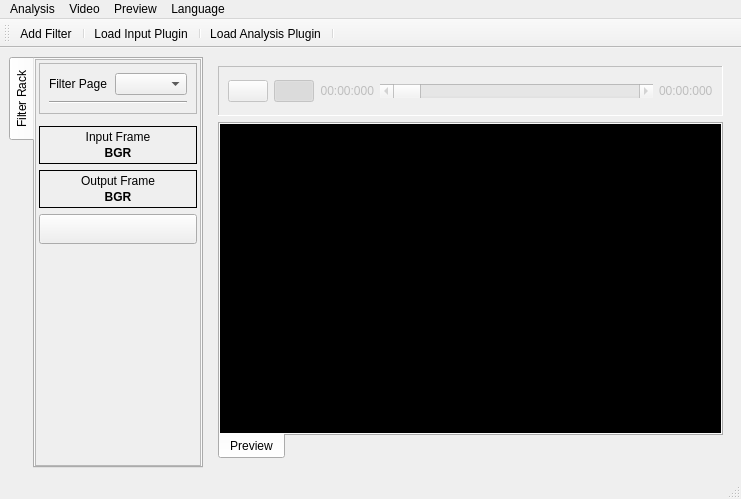
<?xml version="1.0" encoding="UTF-8"?>
<ui version="4.0">
 <class>MainWindow</class>
 <widget class="QMainWindow" name="MainWindow">
  <property name="geometry">
   <rect>
    <x>0</x>
    <y>0</y>
    <width>741</width>
    <height>499</height>
   </rect>
  </property>
  <property name="windowTitle">
   <string>Imagem Cinemática</string>
  </property>
  <property name="styleSheet">
   <string notr="true"/>
  </property>
  <property name="locale">
   <locale language="English" country="UnitedStates"/>
  </property>
  <property name="toolButtonStyle">
   <enum>Qt::ToolButtonTextUnderIcon</enum>
  </property>
  <property name="animated">
   <bool>true</bool>
  </property>
  <property name="documentMode">
   <bool>false</bool>
  </property>
  <property name="tabShape">
   <enum>QTabWidget::Rounded</enum>
  </property>
  <property name="dockNestingEnabled">
   <bool>false</bool>
  </property>
  <widget class="QWidget" name="centralwidget">
   <layout class="QGridLayout" name="gridLayout">
    <item row="0" column="2" rowspan="2">
     <widget class="QWidget" name="widget" native="true">
      <property name="sizePolicy">
       <sizepolicy hsizetype="Expanding" vsizetype="Preferred">
        <horstretch>0</horstretch>
        <verstretch>0</verstretch>
       </sizepolicy>
      </property>
      <layout class="QGridLayout" name="gridLayout_5">
       <item row="1" column="0">
        <widget class="QTabWidget" name="maintab">
         <property name="enabled">
          <bool>true</bool>
         </property>
         <property name="sizePolicy">
          <sizepolicy hsizetype="Preferred" vsizetype="Expanding">
           <horstretch>0</horstretch>
           <verstretch>0</verstretch>
          </sizepolicy>
         </property>
         <property name="tabPosition">
          <enum>QTabWidget::South</enum>
         </property>
         <property name="currentIndex">
          <number>0</number>
         </property>
         <property name="movable">
          <bool>true</bool>
         </property>
         <widget class="QWidget" name="tab_preview">
          <property name="sizePolicy">
           <sizepolicy hsizetype="Preferred" vsizetype="Expanding">
            <horstretch>0</horstretch>
            <verstretch>0</verstretch>
           </sizepolicy>
          </property>
          <attribute name="title">
           <string>Preview</string>
          </attribute>
          <layout class="QGridLayout" name="gridLayout_6">
           <property name="margin">
            <number>0</number>
           </property>
           <property name="spacing">
            <number>0</number>
           </property>
           <item row="1" column="0">
            <widget class="ResizablePixmapLabel" name="lbl_preview">
             <property name="autoFillBackground">
              <bool>false</bool>
             </property>
             <property name="styleSheet">
              <string notr="true">background-color: rgb(0, 0, 0);</string>
             </property>
             <property name="text">
              <string/>
             </property>
             <property name="alignment">
              <set>Qt::AlignCenter</set>
             </property>
            </widget>
           </item>
          </layout>
         </widget>
        </widget>
       </item>
       <item row="0" column="0">
        <widget class="QFrame" name="frm_playback">
         <property name="enabled">
          <bool>false</bool>
         </property>
         <property name="sizePolicy">
          <sizepolicy hsizetype="Preferred" vsizetype="Preferred">
           <horstretch>0</horstretch>
           <verstretch>0</verstretch>
          </sizepolicy>
         </property>
         <property name="minimumSize">
          <size>
           <width>0</width>
           <height>50</height>
          </size>
         </property>
         <property name="frameShape">
          <enum>QFrame::Panel</enum>
         </property>
         <property name="frameShadow">
          <enum>QFrame::Sunken</enum>
         </property>
         <layout class="QGridLayout" name="gridLayout_3">
          <item row="0" column="0">
           <widget class="QPushButton" name="pb_play">
            <property name="styleSheet">
             <string notr="true"/>
            </property>
            <property name="text">
             <string/>
            </property>
            <property name="icon">
             <iconset resource="../res/ic_resources.qrc">
              <normaloff>:/icon/play</normaloff>:/icon/play</iconset>
            </property>
            <property name="iconSize">
             <size>
              <width>16</width>
              <height>16</height>
             </size>
            </property>
            <property name="checkable">
             <bool>true</bool>
            </property>
           </widget>
          </item>
          <item row="0" column="1">
           <widget class="QPushButton" name="pb_loop">
            <property name="text">
             <string/>
            </property>
            <property name="icon">
             <iconset resource="../res/ic_resources.qrc">
              <normaloff>:/icon/refresh</normaloff>:/icon/refresh</iconset>
            </property>
            <property name="iconSize">
             <size>
              <width>16</width>
              <height>16</height>
             </size>
            </property>
            <property name="checkable">
             <bool>true</bool>
            </property>
            <property name="checked">
             <bool>true</bool>
            </property>
           </widget>
          </item>
          <item row="0" column="2">
           <widget class="QLabel" name="lbl_current">
            <property name="text">
             <string notr="true">00:00:000</string>
            </property>
            <property name="alignment">
             <set>Qt::AlignRight|Qt::AlignTrailing|Qt::AlignVCenter</set>
            </property>
           </widget>
          </item>
          <item row="0" column="3">
           <widget class="QScrollBar" name="scb_pos">
            <property name="sizePolicy">
             <sizepolicy hsizetype="Expanding" vsizetype="Fixed">
              <horstretch>0</horstretch>
              <verstretch>0</verstretch>
             </sizepolicy>
            </property>
            <property name="maximum">
             <number>999999999</number>
            </property>
            <property name="sliderPosition">
             <number>0</number>
            </property>
            <property name="tracking">
             <bool>true</bool>
            </property>
            <property name="orientation">
             <enum>Qt::Horizontal</enum>
            </property>
           </widget>
          </item>
          <item row="0" column="4">
           <widget class="QLabel" name="lbl_total">
            <property name="text">
             <string notr="true">00:00:000</string>
            </property>
           </widget>
          </item>
         </layout>
        </widget>
       </item>
      </layout>
     </widget>
    </item>
    <item row="0" column="0" rowspan="2">
     <widget class="QTabWidget" name="toolstab">
      <property name="enabled">
       <bool>true</bool>
      </property>
      <property name="sizePolicy">
       <sizepolicy hsizetype="Minimum" vsizetype="Expanding">
        <horstretch>0</horstretch>
        <verstretch>0</verstretch>
       </sizepolicy>
      </property>
      <property name="minimumSize">
       <size>
        <width>0</width>
        <height>0</height>
       </size>
      </property>
      <property name="maximumSize">
       <size>
        <width>16777215</width>
        <height>16777215</height>
       </size>
      </property>
      <property name="styleSheet">
       <string notr="true">QFrame#toolstab{
background-color: qlineargradient(spread:pad, x1:0, y1:0.011, x2:0, y2:0.989, stop:0 rgba(1, 62, 142, 255), stop:1 rgba(0, 44, 97, 255));

}</string>
      </property>
      <property name="tabPosition">
       <enum>QTabWidget::West</enum>
      </property>
      <property name="tabShape">
       <enum>QTabWidget::Rounded</enum>
      </property>
      <property name="currentIndex">
       <number>0</number>
      </property>
      <property name="elideMode">
       <enum>Qt::ElideNone</enum>
      </property>
      <property name="documentMode">
       <bool>false</bool>
      </property>
      <property name="tabsClosable">
       <bool>false</bool>
      </property>
      <property name="movable">
       <bool>true</bool>
      </property>
      <widget class="QWidget" name="tab_filterrack">
       <property name="enabled">
        <bool>true</bool>
       </property>
       <attribute name="title">
        <string>Filter Rack</string>
       </attribute>
       <layout class="QGridLayout" name="gridLayout_4">
        <property name="margin">
         <number>0</number>
        </property>
        <property name="spacing">
         <number>0</number>
        </property>
        <item row="0" column="0">
         <widget class="VerticalScrollArea" name="sca_filterrack">
          <property name="enabled">
           <bool>true</bool>
          </property>
          <property name="sizePolicy">
           <sizepolicy hsizetype="Minimum" vsizetype="Preferred">
            <horstretch>0</horstretch>
            <verstretch>0</verstretch>
           </sizepolicy>
          </property>
          <property name="horizontalScrollBarPolicy">
           <enum>Qt::ScrollBarAlwaysOff</enum>
          </property>
          <property name="widgetResizable">
           <bool>true</bool>
          </property>
          <property name="alignment">
           <set>Qt::AlignLeading|Qt::AlignLeft|Qt::AlignTop</set>
          </property>
          <widget class="QWidget" name="filter_rack_contents">
           <property name="enabled">
            <bool>true</bool>
           </property>
           <property name="geometry">
            <rect>
             <x>0</x>
             <y>0</y>
             <width>153</width>
             <height>389</height>
            </rect>
           </property>
           <layout class="QVBoxLayout" name="verticalLayout" stretch="0,0,0,0,0,0">
            <property name="spacing">
             <number>6</number>
            </property>
            <property name="sizeConstraint">
             <enum>QLayout::SetDefaultConstraint</enum>
            </property>
            <property name="margin">
             <number>3</number>
            </property>
            <item>
             <widget class="QFrame" name="frame">
              <property name="frameShape">
               <enum>QFrame::StyledPanel</enum>
              </property>
              <property name="frameShadow">
               <enum>QFrame::Raised</enum>
              </property>
              <layout class="QGridLayout" name="gridLayout_2">
               <item row="1" column="0" colspan="2">
                <widget class="Line" name="line">
                 <property name="orientation">
                  <enum>Qt::Horizontal</enum>
                 </property>
                </widget>
               </item>
               <item row="0" column="0">
                <widget class="QLabel" name="label">
                 <property name="text">
                  <string>Filter Page</string>
                 </property>
                </widget>
               </item>
               <item row="0" column="1">
                <widget class="QComboBox" name="cb_filter_group"/>
               </item>
              </layout>
             </widget>
            </item>
            <item>
             <widget class="FlowWidget" name="frm_filters_flow">
              <property name="sizePolicy">
               <sizepolicy hsizetype="Minimum" vsizetype="Preferred">
                <horstretch>0</horstretch>
                <verstretch>0</verstretch>
               </sizepolicy>
              </property>
              <property name="frameShape">
               <enum>QFrame::StyledPanel</enum>
              </property>
              <property name="frameShadow">
               <enum>QFrame::Raised</enum>
              </property>
             </widget>
            </item>
            <item>
             <widget class="QFrame" name="frm_input_frame">
              <property name="sizePolicy">
               <sizepolicy hsizetype="Expanding" vsizetype="Preferred">
                <horstretch>0</horstretch>
                <verstretch>0</verstretch>
               </sizepolicy>
              </property>
              <property name="frameShape">
               <enum>QFrame::Box</enum>
              </property>
              <layout class="QGridLayout" name="gridLayout_7">
               <property name="margin">
                <number>3</number>
               </property>
               <property name="spacing">
                <number>2</number>
               </property>
               <item row="0" column="0">
                <widget class="QLabel" name="label_2">
                 <property name="text">
                  <string>Input Frame</string>
                 </property>
                 <property name="alignment">
                  <set>Qt::AlignCenter</set>
                 </property>
                </widget>
               </item>
               <item row="1" column="0">
                <widget class="QLabel" name="lbl_page_in">
                 <property name="font">
                  <font>
                   <weight>75</weight>
                   <bold>true</bold>
                  </font>
                 </property>
                 <property name="toolTip">
                  <string>Input ColorSpace</string>
                 </property>
                 <property name="text">
                  <string>BGR</string>
                 </property>
                 <property name="alignment">
                  <set>Qt::AlignCenter</set>
                 </property>
                </widget>
               </item>
              </layout>
             </widget>
            </item>
            <item>
             <widget class="QFrame" name="frm_output_frame">
              <property name="sizePolicy">
               <sizepolicy hsizetype="Expanding" vsizetype="Preferred">
                <horstretch>0</horstretch>
                <verstretch>0</verstretch>
               </sizepolicy>
              </property>
              <property name="frameShape">
               <enum>QFrame::Box</enum>
              </property>
              <property name="frameShadow">
               <enum>QFrame::Plain</enum>
              </property>
              <layout class="QGridLayout" name="gridLayout_10">
               <property name="margin">
                <number>3</number>
               </property>
               <property name="spacing">
                <number>2</number>
               </property>
               <item row="0" column="0">
                <widget class="QLabel" name="label_4">
                 <property name="frameShape">
                  <enum>QFrame::NoFrame</enum>
                 </property>
                 <property name="text">
                  <string>Output Frame</string>
                 </property>
                 <property name="alignment">
                  <set>Qt::AlignCenter</set>
                 </property>
                </widget>
               </item>
               <item row="1" column="0">
                <widget class="QLabel" name="lbl_page_out">
                 <property name="font">
                  <font>
                   <weight>75</weight>
                   <bold>true</bold>
                  </font>
                 </property>
                 <property name="toolTip">
                  <string>Output ColorSpace</string>
                 </property>
                 <property name="text">
                  <string>BGR</string>
                 </property>
                 <property name="alignment">
                  <set>Qt::AlignCenter</set>
                 </property>
                </widget>
               </item>
              </layout>
             </widget>
            </item>
            <item>
             <widget class="QPushButton" name="pb_add_filter">
              <property name="sizePolicy">
               <sizepolicy hsizetype="Minimum" vsizetype="Fixed">
                <horstretch>0</horstretch>
                <verstretch>0</verstretch>
               </sizepolicy>
              </property>
              <property name="minimumSize">
               <size>
                <width>0</width>
                <height>30</height>
               </size>
              </property>
              <property name="maximumSize">
               <size>
                <width>16777215</width>
                <height>30</height>
               </size>
              </property>
              <property name="text">
               <string/>
              </property>
              <property name="icon">
               <iconset resource="../res/ic_resources.qrc">
                <normaloff>:/icon/add</normaloff>:/icon/add</iconset>
              </property>
              <property name="iconSize">
               <size>
                <width>18</width>
                <height>18</height>
               </size>
              </property>
              <property name="flat">
               <bool>false</bool>
              </property>
             </widget>
            </item>
            <item>
             <spacer name="verticalSpacer_2">
              <property name="orientation">
               <enum>Qt::Vertical</enum>
              </property>
              <property name="sizeHint" stdset="0">
               <size>
                <width>5</width>
                <height>40</height>
               </size>
              </property>
             </spacer>
            </item>
           </layout>
          </widget>
         </widget>
        </item>
       </layout>
      </widget>
     </widget>
    </item>
   </layout>
  </widget>
  <widget class="QStatusBar" name="statusbar">
   <property name="locale">
    <locale language="Portuguese" country="Brazil"/>
   </property>
  </widget>
  <widget class="QMenuBar" name="menubar">
   <property name="geometry">
    <rect>
     <x>0</x>
     <y>0</y>
     <width>741</width>
     <height>21</height>
    </rect>
   </property>
   <widget class="QMenu" name="menu_preview">
    <property name="enabled">
     <bool>true</bool>
    </property>
    <property name="title">
     <string>Preview</string>
    </property>
    <widget class="QMenu" name="menu_preview_source">
     <property name="autoFillBackground">
      <bool>false</bool>
     </property>
     <property name="tearOffEnabled">
      <bool>false</bool>
     </property>
     <property name="title">
      <string>Preview source</string>
     </property>
     <addaction name="actn_raw"/>
     <addaction name="actn_filter_page"/>
     <addaction name="actn_post_analysis"/>
    </widget>
    <addaction name="menu_preview_source"/>
   </widget>
   <widget class="QMenu" name="menu_video">
    <property name="enabled">
     <bool>true</bool>
    </property>
    <property name="title">
     <string>Video</string>
    </property>
    <addaction name="actn_load_input_plugin"/>
    <addaction name="separator"/>
    <addaction name="actn_load_analysis_plugin"/>
   </widget>
   <widget class="QMenu" name="menu_analysis">
    <property name="title">
     <string>Analysis</string>
    </property>
    <property name="separatorsCollapsible">
     <bool>false</bool>
    </property>
    <addaction name="actn_new_analysis"/>
    <addaction name="separator"/>
    <addaction name="actn_exit"/>
   </widget>
   <widget class="QMenu" name="menu_lang">
    <property name="toolTip">
     <string notr="true"/>
    </property>
    <property name="statusTip">
     <string notr="true"/>
    </property>
    <property name="whatsThis">
     <string notr="true"/>
    </property>
    <property name="accessibleName">
     <string notr="true"/>
    </property>
    <property name="accessibleDescription">
     <string notr="true"/>
    </property>
    <property name="title">
     <string notr="true">Language</string>
    </property>
    <addaction name="actn_lang_en_US"/>
    <addaction name="actn_lang_pt_BR"/>
   </widget>
   <addaction name="menu_analysis"/>
   <addaction name="menu_video"/>
   <addaction name="menu_preview"/>
   <addaction name="menu_lang"/>
  </widget>
  <widget class="QToolBar" name="toolbar">
   <property name="enabled">
    <bool>true</bool>
   </property>
   <property name="windowTitle">
    <string>Toolbar</string>
   </property>
   <property name="allowedAreas">
    <set>Qt::TopToolBarArea</set>
   </property>
   <property name="iconSize">
    <size>
     <width>16</width>
     <height>16</height>
    </size>
   </property>
   <property name="toolButtonStyle">
    <enum>Qt::ToolButtonTextUnderIcon</enum>
   </property>
   <attribute name="toolBarArea">
    <enum>TopToolBarArea</enum>
   </attribute>
   <attribute name="toolBarBreak">
    <bool>false</bool>
   </attribute>
   <addaction name="actn_add_filter"/>
   <addaction name="separator"/>
   <addaction name="actn_load_input_plugin"/>
   <addaction name="separator"/>
   <addaction name="actn_load_analysis_plugin"/>
   <addaction name="separator"/>
  </widget>
  <action name="actn_raw">
   <property name="checkable">
    <bool>true</bool>
   </property>
   <property name="checked">
    <bool>false</bool>
   </property>
   <property name="enabled">
    <bool>true</bool>
   </property>
   <property name="text">
    <string>Raw</string>
   </property>
   <property name="iconVisibleInMenu">
    <bool>true</bool>
   </property>
  </action>
  <action name="actn_post_filter">
   <property name="checkable">
    <bool>true</bool>
   </property>
   <property name="checked">
    <bool>false</bool>
   </property>
   <property name="enabled">
    <bool>true</bool>
   </property>
   <property name="text">
    <string>Post-Filter</string>
   </property>
   <property name="iconVisibleInMenu">
    <bool>true</bool>
   </property>
  </action>
  <action name="actn_post_analysis">
   <property name="checkable">
    <bool>true</bool>
   </property>
   <property name="checked">
    <bool>true</bool>
   </property>
   <property name="enabled">
    <bool>true</bool>
   </property>
   <property name="text">
    <string>Post-Analysis</string>
   </property>
   <property name="iconVisibleInMenu">
    <bool>true</bool>
   </property>
  </action>
  <action name="actn_load_input_plugin">
   <property name="enabled">
    <bool>true</bool>
   </property>
   <property name="icon">
    <iconset resource="../res/ic_resources.qrc">
     <normaloff>:/icon/load</normaloff>:/icon/load</iconset>
   </property>
   <property name="text">
    <string>Load Input Plugin</string>
   </property>
   <property name="iconVisibleInMenu">
    <bool>true</bool>
   </property>
  </action>
  <action name="actn_new_analysis">
   <property name="enabled">
    <bool>false</bool>
   </property>
   <property name="icon">
    <iconset resource="../res/ic_resources.qrc">
     <normaloff>:/icon/new_document</normaloff>:/icon/new_document</iconset>
   </property>
   <property name="text">
    <string>New Analysis</string>
   </property>
   <property name="toolTip">
    <string>Create a new Analysis</string>
   </property>
   <property name="shortcut">
    <string>Ctrl+N</string>
   </property>
   <property name="iconVisibleInMenu">
    <bool>true</bool>
   </property>
  </action>
  <action name="actn_exit">
   <property name="icon">
    <iconset resource="../res/ic_resources.qrc">
     <normaloff>:/icon/exit</normaloff>:/icon/exit</iconset>
   </property>
   <property name="text">
    <string>Exit</string>
   </property>
   <property name="toolTip">
    <string>Exit from application</string>
   </property>
   <property name="iconVisibleInMenu">
    <bool>true</bool>
   </property>
  </action>
  <action name="actn_add_filter">
   <property name="icon">
    <iconset resource="../res/ic_resources.qrc">
     <normaloff>:/icon/add</normaloff>:/icon/add</iconset>
   </property>
   <property name="text">
    <string>Add Filter</string>
   </property>
   <property name="iconVisibleInMenu">
    <bool>true</bool>
   </property>
  </action>
  <action name="actn_load_analysis_plugin">
   <property name="enabled">
    <bool>true</bool>
   </property>
   <property name="icon">
    <iconset resource="../res/ic_resources.qrc">
     <normaloff>:/icon/magnifying_glass</normaloff>:/icon/magnifying_glass</iconset>
   </property>
   <property name="text">
    <string>Load Analysis Plugin</string>
   </property>
   <property name="iconVisibleInMenu">
    <bool>true</bool>
   </property>
  </action>
  <action name="actn_show_console">
   <property name="enabled">
    <bool>false</bool>
   </property>
   <property name="icon">
    <iconset resource="../res/ic_resources.qrc">
     <normaloff>:/icon/console</normaloff>:/icon/console</iconset>
   </property>
   <property name="text">
    <string>Show console</string>
   </property>
  </action>
  <action name="actn_lang_en_US">
   <property name="checkable">
    <bool>true</bool>
   </property>
   <property name="checked">
    <bool>true</bool>
   </property>
   <property name="text">
    <string notr="true">English</string>
   </property>
   <property name="locale_str" stdset="0">
    <string>default</string>
   </property>
  </action>
  <action name="actn_lang_pt_BR">
   <property name="checkable">
    <bool>true</bool>
   </property>
   <property name="text">
    <string notr="true">Portuguese (Brazil)</string>
   </property>
   <property name="locale_str" stdset="0">
    <string notr="true">pt_BR</string>
   </property>
  </action>
  <action name="actn_filter_page">
   <property name="checkable">
    <bool>true</bool>
   </property>
   <property name="text">
    <string>Filter Page</string>
   </property>
  </action>
 </widget>
 <customwidgets>
  <customwidget>
   <class>ResizablePixmapLabel</class>
   <extends>QLabel</extends>
   <header>gui.resizable_pixmap_label</header>
  </customwidget>
  <customwidget>
   <class>VerticalScrollArea</class>
   <extends>QScrollArea</extends>
   <header>gui.vertical_scroll_area</header>
   <container>1</container>
  </customwidget>
  <customwidget>
   <class>FlowWidget</class>
   <extends>QFrame</extends>
   <header>gui.flow_widget</header>
   <container>1</container>
  </customwidget>
 </customwidgets>
 <resources>
  <include location="../res/ic_resources.qrc"/>
 </resources>
 <connections/>
</ui>
